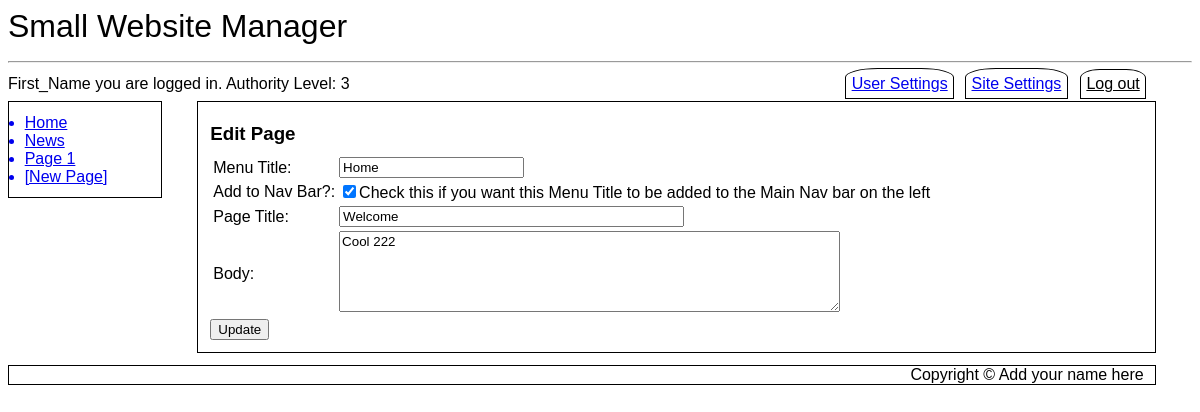
Page /editpage.php?page=Welcome (signed in) on the earlier database version.
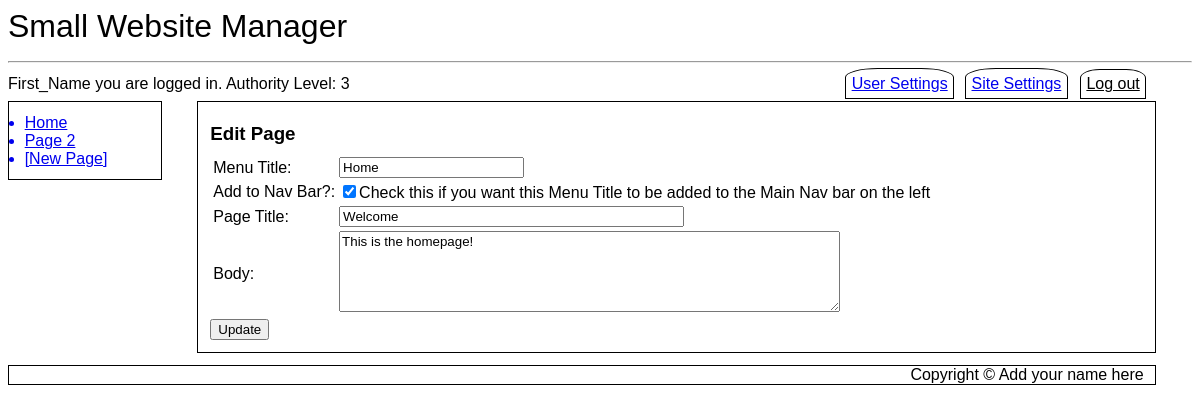
Same page on the later database version.
### tables this page shows
CREATE TABLE `SubMenus` (
  `MenuID` int(11) NOT NULL,
  `LinkID` int(11) NOT NULL,
  `Page_ID` int(11) NOT NULL DEFAULT 0,
  `Menu_Entry` varchar(20) NOT NULL,
  `Title` varchar(500) NOT NULL,
  `Active` tinyint(1) NOT NULL DEFAULT 1
);

CREATE TABLE `Cust_Pages` (
  `Page_ID` int(11) NOT NULL,
  `Page_Iteration` int(11) NOT NULL,
  `Parent_Iteration` int(11) NOT NULL DEFAULT 0,
  `Title` text NOT NULL,
  `Body` text NOT NULL,
  `Last_Modified` datetime NOT NULL DEFAULT current_timestamp(),
  `Last_Author` int(11) NOT NULL
);

### editpage.php (the view, shortened to what the changed rows need)
<?php
include ("db_connect.inc");
	include ("header.inc");
	include ("navbar.inc");
	echo "<article id='main'>\r\n";
if ($_SERVER["REQUEST_METHOD"] == "POST" AND $_POST['submitCode'] == "Edit_Page") {
		$newTitle = $_POST['ftitle'];
		$oldTitle = $_POST['fOldTitle'];
		$body = $_POST['fbody'];
		$pageID = $_POST['fpage_ID'];
		$pageIteration = $_POST['fpageIteration'];
		$parentID = $_POST['fparentIteration'];
		$menuEntry = $_POST['fmenuName'];
		$addToMenu = $_POST['faddToMenu'];
		$lastAuthor = $_SESSION['user_ID'];
		$query1 = "INSERT INTO `Cust_Pages`(`Title`, `Body`, `Page_ID`, `Page_Iteration`, `Parent_Iteration`, `Last_Author`) VALUES ('$newTitle','$body','$pageID','$pageIteration','$parentID','$lastAuthor')";
		mysqli_query($cxn,$query1);
		$query2 = "UPDATE Cust_Pages_DATA SET Page_Iteration=$pageIteration WHERE Page_ID=$pageID";
		echo $query2;
		mysqli_query($cxn,$query2);
		if ($pageID == 1 AND $addToMenu==TRUE) {
			$query3 = "UPDATE `SubMenus` SET `Menu_Entry`='$menuEntry' WHERE `Page_ID`='$pageID'";
			mysqli_query($cxn,$query3);
		} elseif ($addToMenu==TRUE) {
			if (!$cxn -> query("UPDATE `SubMenus` SET `Title`='index.php?page=$newTitle', `Menu_Entry`='$menuEntry', Active=1 WHERE `Page_ID`='$pageID'")) {
				$findMaxLinkID = "SELECT MAX(LinkID) AS `LargestID` FROM `SubMenus` WHERE `MenuID`=1";
				$result3 = mysqli_query($cxn,$findMaxLinkID);
				$row3 = mysqli_fetch_assoc($result3);
				$newLinkID = $row3['LargestID'] + 1;
				$newMenuItem = "INSERT INTO `SubMenus`(`MenuID`, `LinkID`, `Page_ID`, `Menu_Entry`, `Title`) VALUES ('1','$newLinkID','$pageID','$menuEntry','index.php?page=$newTitle')";
				mysqli_query($cxn,$newMenuItem) or die ("Couldn't execute query.");
				$newMenuItemBackup = "INSERT INTO `SubMenus_BACKUP`(`Page_ID`, `Page_Iteration`, `Menu_ID`, `Link_ID`, `Menu_Entry`, `Title`) VALUES ('$pageID', '$pageIteration', '1', '$newLinkID', '$menuEntry', 'index.php?page=$newTitle')";
				mysqli_query($cxn,$newMenuItemBackup) or die ("Couldn't execute query.");
			}
		} elseif ($pageID == 1 AND $addToMenu==FALSE) {
			$message .= "You cannot remove the Home Page from the Navigation Bar<br>\r\n";
		} elseif ($addToMenu==FALSE) {
			$query3 = "UPDATE `SubMenus` SET Active=0 WHERE Page_ID=$pageID";
			mysqli_query($cxn,$query3);
		}
		$pageTitle = preg_replace('/ /', '_', $newTitle);
		$location = "Location: index.php?page=$pageTitle";
		header($location);
		die();
} else {
	if (isset($_SESSION['first_name']) AND isset($_SESSION['user_name']) AND $_SESSION['auth_lev']==3 ) {
		if ($_GET['pageID'] && $_GET['iteration'] || $_GET['page']) {
			if ($_GET['page']) {
				$handle = htmlspecialchars_decode($_GET["page"]);
				$handle = preg_replace('/_/', ' ', $handle);
				$query1 = "SELECT Cust_Pages.Title AS Title, Cust_Pages.Body AS Body, Cust_Pages.Page_ID AS Page_ID, Cust_Pages.Page_Iteration AS Page_Iteration, Cust_Pages.Last_Modified FROM Cust_Pages INNER JOIN Cust_Pages_DATA ON Cust_Pages_DATA.Page_ID=Cust_Pages.Page_ID AND Cust_Pages_DATA.Page_Iteration=Cust_Pages.Page_Iteration WHERE Title='$handle' AND Cust_Pages_DATA.Active=1;";
				$result1 = mysqli_query($cxn,$query1);
				$row1 = mysqli_fetch_assoc($result1);
				$pageID = $row1['Page_ID'];
				$query3 = "SELECT `Menu_Entry` FROM `SubMenus` WHERE Page_ID=$pageID";
				$result3 = mysqli_query($cxn,$query3);
				$row3 = mysqli_fetch_assoc($result3);
				$menuName = $row3['Menu_Entry'];
			}
			$query2 = "SELECT MAX(Page_Iteration) AS `Page_Iteration` FROM Cust_Pages WHERE Page_ID=$pageID";
			$result2 = mysqli_query($cxn,$query2);
			$row2 = mysqli_fetch_assoc($result2);
			$newPageIteration = $row2['Page_Iteration']+1;
			echo	"<h3>Edit Page</h3>\r\n
			<form action='".htmlentities($_SERVER['PHP_SELF'])."' method=\"post\">\r\n
			<table>\r\n
			<tr><td>Menu Title: </td><td><input type=\"text\" size=\"20\" name=\"fmenuName\" value=\"$menuName\"></input></td></tr>\r\n
			<tr><td>Add to Nav Bar?: </td><td><input type=\"checkbox\" id=\"faddToMenu\" name=\"faddToMenu\" checked ><label for=\"faddToMenu\">Check this if you want this Menu Title to be added to the Main Nav bar on the left</label></td></tr>\r\n
			<tr><td>Page Title: </td><td><input type=\"text\" size=\"40\" value=\"{$row1['Title']}\" name=\"ftitle\"></input></td></tr>\r\n
			<tr><td>Body: </td><td><textarea rows=5 cols=60 name=\"fbody\">{$row1['Body']}</textarea></td></tr>\r\n
			</table>\r\n
			<input type=\"hidden\" id=\"fOldTitle\" name=\"fOldTitle\" value=\"$handle\">\r\n
			<input type=\"hidden\" id=\"fpage_ID\" name=\"fpage_ID\" value=\"{$row1['Page_ID']}\">\r\n
			<input type=\"hidden\" id=\"fpageIteration\" name=\"fpageIteration\" value=\"$newPageIteration\">\r\n
			<input type=\"hidden\" id=\"fparentIteration\" name=\"fparentIteration\" value=\"{$row1['Page_Iteration']}\">\r\n
			<input type=\"hidden\" id=\"submitCode\" name=\"submitCode\" value=\"Edit_Page\">\r\n
			<input type=\"submit\" name=\"Button\" value=\"Update\" />\r\n
			</form>";
		} else {
			echo "<div class='error'>Page not specified</div>";
		}
	} else {
		echo "<div class='error'>Unauthorized Access</div>";
	}
}
	echo "</article>\r\n";
	include ("footer.inc");
?>

### navbar.inc
<nav id="vnav1">
<?php
$query = "SELECT Menu_Entry, Title FROM SubMenus WHERE MenuID='1' AND Active=1 ORDER BY LinkID ASC LIMIT 10";
$result = mysqli_query($cxn,$query) or die ("Couldn't execute query.");
while($row = mysqli_fetch_assoc($result))
{
	$menuEntry = $row['Menu_Entry'];
	$pageTitle = $row['Title'];
	$pageTitle = preg_replace('/ /', '_', $pageTitle);
	echo "<a href='$pageTitle'>$menuEntry</a>\r\n";
}
if ($_SESSION['auth_lev'] == 3 AND isset($_SESSION['first_name']) AND isset($_SESSION['user_name']) ) {
	echo "<a class='newpage' href='newpage.php'>[New Page]</a>\r\n";
}
?>
</nav>

Differences in the rows shown:
removed submenus: Menu_Entry "News"
removed submenus: Menu_Entry "Page 1"
added submenus: Menu_Entry "Page 2"
changed cust_pages "Welcome": fbody "Cool 222" → "This is the homepage!"
